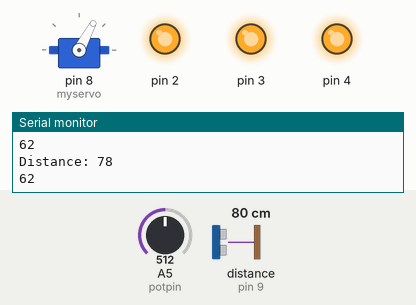
Simulated run of this sketch. Board: Arduino Uno, built with avr-gcc and run on an emulated ATmega328P. Shown: servo, output pins drawn as LEDs (lit = HIGH), the last lines printed to the serial monitor. Wiring (inferred from the names in the program): ultrasonic range finder: trigger pin 10; echo pin 9. The test bench sets the inputs (shaded band); at power-on: distance to the obstacle (sensor on pin 9) 80 cm, A5 (potpin) = 512. The echo pulse lasts 58.3 µs per cm; pins used as bus, display or sensor lines are not drawn.

Above: at 1.2 s.
1.3 s: distance to the obstacle (sensor on pin 9) set to 29 cm
4.3 s: distance to the obstacle (sensor on pin 9) set to 24 cm
At 5.0 s:
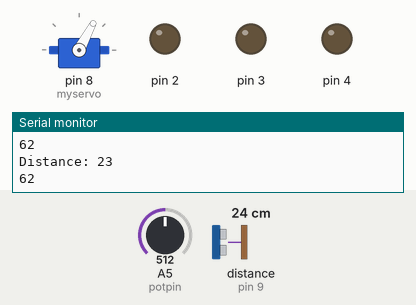
5.8 s: A5 (potpin) set to 306
At 6.3 s:
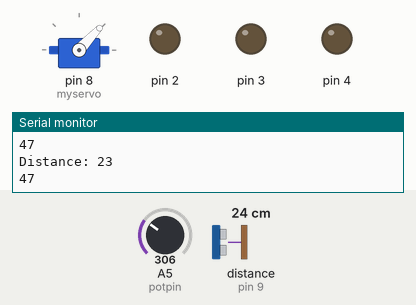
7.3 s: A5 (potpin) set to 122
At 8.5 s:
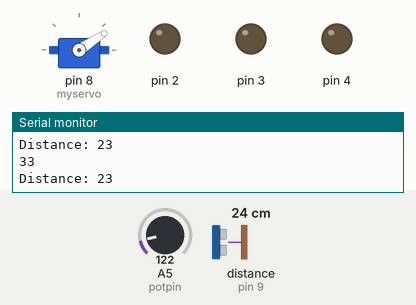
8.8 s: distance to the obstacle (sensor on pin 9) set to 35 cm
At 10.0 s:
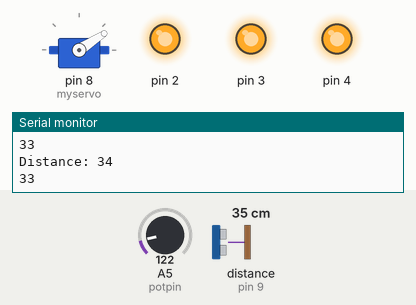
10.3 s: A5 (potpin) set to 1012
At 11.5 s:
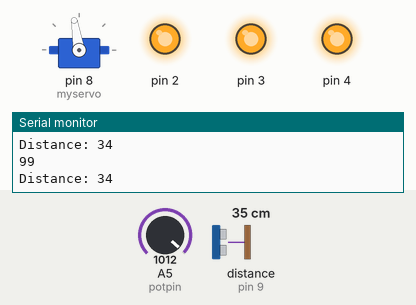
11.8 s: A5 (potpin) set to 1023
At 12.3 s:
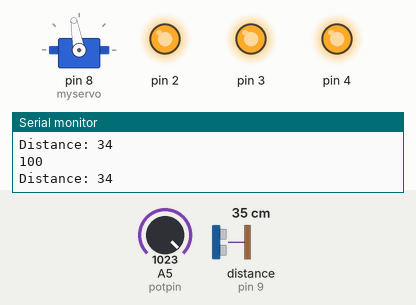
Timing chart, 0 to 14.3 s (numbered marks = the images above; inputs shaded):
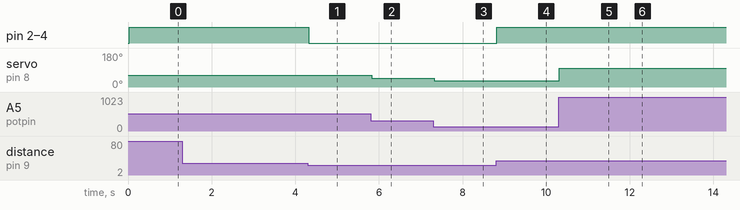

The sketch:

Machi_Week_1.ino
```cpp
// C++ code
//
/* */
#include <Servo.h>

// Define the pins for the LEDs and ultrasonic sensor
const int leds[] = {2, 3, 4}; // LED pins
const int trigPin = 10; // trig pin for ultrasonic sensor
const int echoPin = 9; // echo pin for ultrasonic sensor
long duration;
int distance;

int potpin = A5;  // analog pin used to connect the potentiometer
int val;    // variable to read the value from the analog pin

Servo myservo; // Create servo object

void setup() {
  // Initialize the LED pins as outputs
  for (int led : leds) {
    pinMode(led, OUTPUT);
  }

  // Initialize the serial communication
  Serial.begin(9600);

  // Attach the servo to a pin
  myservo.attach(8);  // Attaches the servo on pin 8 to the servo object

  // Initialize the ultrasonic sensor pins
  pinMode(trigPin, OUTPUT); // Sets the trigPin as an Output
  pinMode(echoPin, INPUT);  // Sets the echoPin as an Input
}

void loop()
{
  val = analogRead(potpin);            // reads the value of the potentiometer (value between 0 and 1023)
  val = map(val, 0, 1023, 25, 100);	   // scale it to get a percentage value

  myservo.write(val);                  // sets the servo position according to the scaled value
  delay(20);                           // waits for the servo to get there

  digitalWrite(trigPin, LOW);		   // Clears the trigPin
  delayMicroseconds(5);

  digitalWrite(trigPin, HIGH);		   // Sets the trigPin on HIGH state for 20 micro seconds
  delayMicroseconds(20);
  digitalWrite(trigPin, LOW);

  duration = pulseIn(echoPin, HIGH);   // Reads the echoPin, returns the sound wave travel time in microseconds

  distance = duration * 0.034 / 2;	   // Calculating the distance

  Serial.print("Distance: ");          // Prints the distance on the Serial Monitor
  Serial.println(distance);
  Serial.println(val);

  if (distance >= 25 && distance <= 100) {
    for (int led : leds) {
      digitalWrite(led, HIGH); // Turn on all LEDs
    }
  } else {
    for (int led : leds) {
      digitalWrite(led, LOW);  // Turn off all LEDs
    }
  }
  delay(10); // Delay
}
```

Measured:
- the behaviour switches between 26 and 25 cm on distance to the obstacle (sensor on pin 9) (found by bisection; images 0 and 1)
- after the input at 4.3 s, pin 2–4: HIGH → LOW at once
- after the input at 5.8 s, servo on pin 8 (myservo): 62° → 47° at once
- after the input at 7.3 s, servo on pin 8 (myservo): 47° → 33° at once
- after the input at 8.8 s, pin 2–4: LOW → HIGH at once
- after the input at 10.3 s, servo on pin 8 (myservo): 33° → 99° at once
- after the input at 11.8 s, servo on pin 8 (myservo): 99° → 100° at once
